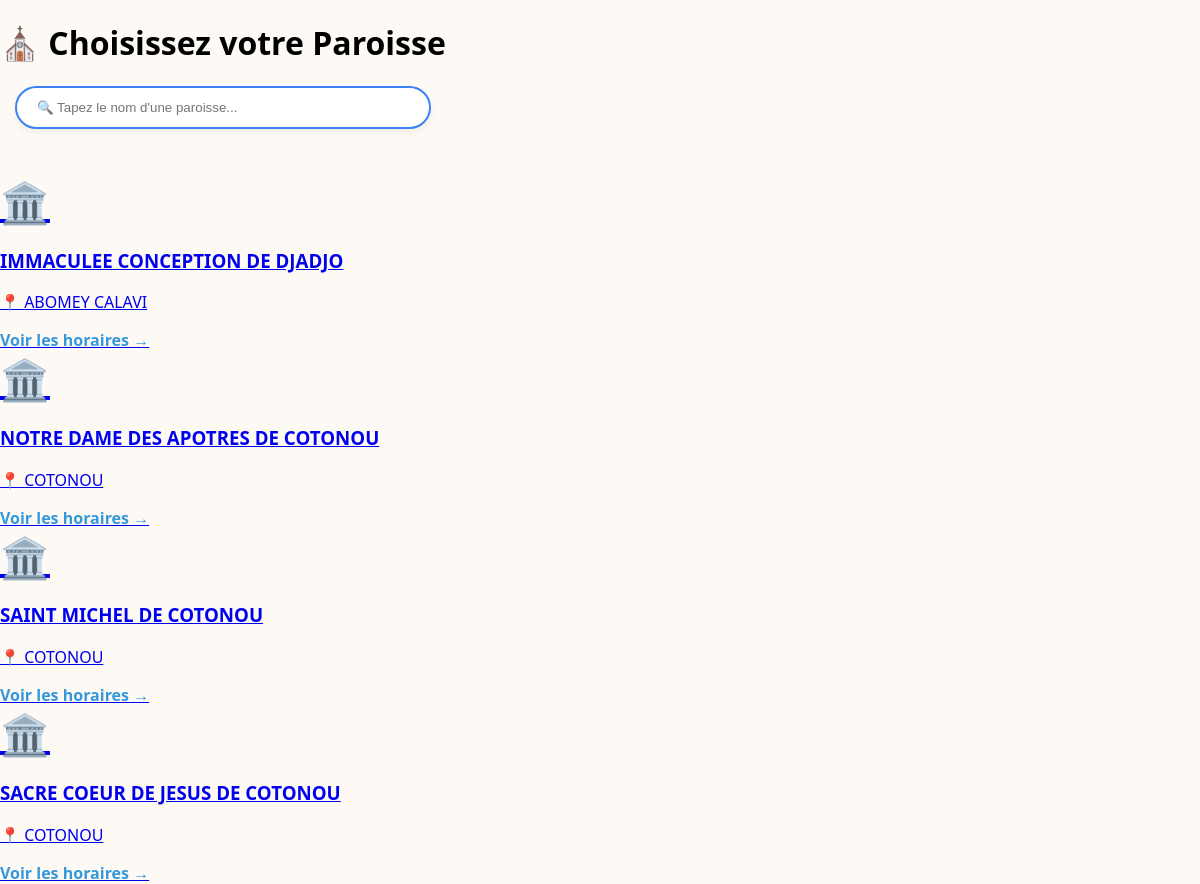
Page /liste on the committed database.
### app.py (models this page shows)
class Paroisse(db.Model):
    id = db.Column(db.Integer, primary_key=True)
    nom = db.Column(db.String(100), nullable=False)
    ville = db.Column(db.String(100), nullable=False)
    telephone = db.Column(db.String(20))
    code = db.Column(db.String(20), nullable=False, unique=True)
    annonce = db.Column(db.Text, default="")
    h_lundi = db.Column(db.String(100), default="À préciser")
    h_mardi = db.Column(db.String(100), default="À préciser")
    h_mercredi = db.Column(db.String(100), default="À préciser")
    h_jeudi = db.Column(db.String(100), default="À préciser")
    h_vendredi = db.Column(db.String(100), default="À préciser")
    h_samedi = db.Column(db.String(100), default="À préciser")
    h_dimanche = db.Column(db.String(100), default="À préciser")

### app.py (the view)
@app.route('/liste')
def liste():
    paroisses = Paroisse.query.all()
    return render_template('liste.html', paroisses=paroisses)

### templates/liste.html (shortened to what this page needs)
<!DOCTYPE html>
<html lang="fr">
<head>
    <link rel="stylesheet" href="{{ url_for('static', filename='style.css') }}">
</head>
<body>
    <div class="container">
        <header class="home-hero">
            <h1>⛪ Choisissez votre Paroisse</h1>
        </header>
<div style="max-width: 500px; margin: 20px auto 30px; padding: 0 15px;">
    <input type="text" id="paroisseInput" onkeyup="filtrerListe()"
           placeholder="🔍 Tapez le nom d'une paroisse..."
           style="width: 100%; padding: 12px 20px; border-radius: 25px; border: 2px solid #3b82f6; outline: none; box-shadow: 0 4px 6px rgba(0,0,0,0.05);">
</div>
        <div class="paroisses-grid">
            {% for p in paroisses %}
            <a href="/paroisse/{{ p.id }}" class="card-link">
                <div class="selection-card">
                    <div class="card-icon">🏛️</div>
                    <h3>{{ p.nom }}</h3>
                    <p>📍 {{ p.ville }}</p>
                    <span style="color: #3498db; font-weight: bold;">Voir les horaires →</span>
                </div>
            </a>
            {% endfor %}
        </div>
    </div>
</body>
</html>

### static/style.css (style rules this page uses)
:root { --sidebar-bg: #3e5f6e; --active-orange: #e65100; --content-bg: #fdfaf5; --primary-blue: #3498db; --success-green: #27ae60; }
body { font-family: 'Segoe UI', Tahoma, Geneva, Verdana, sans-serif; margin: 0; display: flex; min-height: 100vh; background-color: var(--content-bg); }
.card-icon { font-size: 2.5rem; margin-bottom: 15px; display: block; }
input, select, textarea { width: 100%; padding: 12px; margin-bottom: 15px; border: 1px solid #ddd; border-radius: 8px; box-sizing: border-box; }

### rows in the picture
Paroisse: nom "IMMACULEE CONCEPTION DE DJADJO", ville "ABOMEY CALAVI"
Paroisse: nom "NOTRE DAME DES APOTRES DE COTONOU", ville "COTONOU"
Paroisse: nom "SAINT MICHEL DE COTONOU", ville "COTONOU"
Paroisse: nom "SACRE COEUR DE JESUS DE COTONOU", ville "COTONOU"
